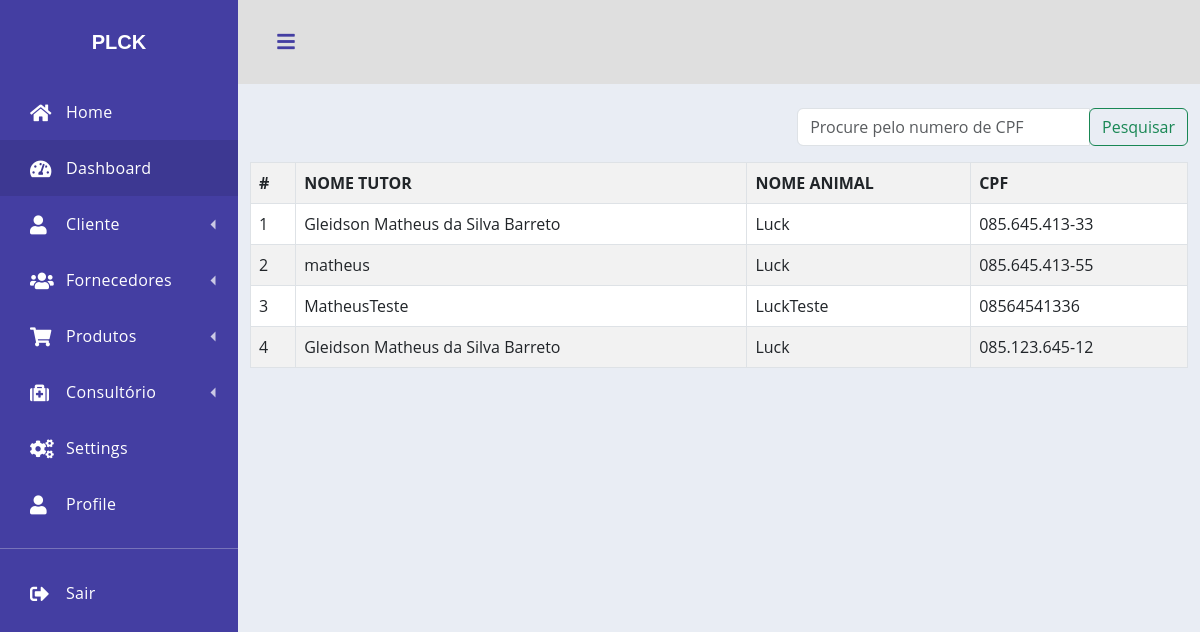
Page /Views?page=listarCliente (signed in) on the committed database.
### tables this page shows
CREATE TABLE `cliente` (
  `id` int(11) NOT NULL,
  `nomeTutor` char(100) DEFAULT NULL,
  `nomeAnimal` char(100) DEFAULT NULL,
  `email` char(100) DEFAULT NULL,
  `cpf` char(20) DEFAULT NULL,
  `endereco` char(100) DEFAULT NULL,
  `dataNascimento` char(100) DEFAULT NULL,
  `sexoAnimal` char(50) DEFAULT NULL,
  `especie` char(50) DEFAULT NULL,
  `pelagem` char(100) DEFAULT NULL
);

### Views/clientes/listarCliente.php (the view, shortened to what this page needs)
<!DOCTYPE html>
<head>
</head>
<body>
    <div class="container">
        <?php
            $paginaAtual = isset($_GET['pagina']) ? $_GET['pagina'] : 1;
            $resultadosPorPagina = 50;
            $offset = ($paginaAtual - 1) * $resultadosPorPagina;
            $sql = "SELECT nomeTutor, nomeAnimal, cpf FROM cliente LIMIT $offset, $resultadosPorPagina";
            $stmt = $conn->query($sql);
            print "<br>";
            print "<div class='d-flex justify-content-end'>";
            print "<div class='col-md-5'>";
            print "<div class='input-group'>";
            print "<input class='form-control' type='text' placeholder='Procure pelo numero de CPF'>";
            print "<div class='input-group-append'>";
            print "<button class='btn btn-outline-success' type='submit'>Pesquisar</button>";
            print "</div>";
            print "</div>";
            print "</div>";
            print "</div>";
            if ($stmt->rowCount() > 0) {
                print "<table class='table table-hover table-striped table-bordered mt-3'>";
                print "<tr>";
                print "<th>#</th>";
                print "<th>NOME TUTOR</th>";
                print "<th>NOME ANIMAL</th>";
                print "<th>CPF</th>";
                print "</tr>";
                $index = $offset;
                while ($row = $stmt->fetch(PDO::FETCH_ASSOC)) {
                    $nomeTutor = $row['nomeTutor'];
                    $nomeAnimal = $row['nomeAnimal'];
                    $cpf = $row['cpf'];
                    print "<tr>";
                    print "<td>".++$index."</td>";
                    print "<td>".$nomeTutor."</td>";
                    print "<td>".$nomeAnimal."</td>";
                    print "<td>".$cpf."</td>";
                    print "</tr>";
                }
                print("</table>");
            } else {
                print "<p class='alert alert-danger mt-5'>Nenhum cadastro foi encontrado!</p>";
            }
        ?>
    </div>
</body>
</html>

### Views/index.php (shortened to what this page needs)
<!DOCTYPE html>
<head>
    <link rel="stylesheet" href="https://cdnjs.cloudflare.com/ajax/libs/font-awesome/5.15.3/css/all.min.css">
    <link rel="stylesheet" href="https://cdn.jsdelivr.net/npm/bootstrap@5.3.0/dist/css/bootstrap.min.css">
</head>
<body>
    <div class='dashboard'>
        <div class="dashboard-nav">
            <header><a href="#!" class="menu-toggle"><i class="fas fa-bars"></i></a><a href="#" class="brand-logo"><span>PLCK</span></a></header>
            <nav class="dashboard-nav-list">
                <a href="#" class="dashboard-nav-item"><i class="fas fa-home"></i> Home </a>
                <a href="#" class="dashboard-nav-item active"><i class="fas fa-tachometer-alt"></i> Dashboard</a>
                <div class='dashboard-nav-dropdown'>
                    <a href="#!" class="dashboard-nav-item dashboard-nav-dropdown-toggle"><i class="fas fa-user"></i> Cliente </a>
                </div>
                <div class='dashboard-nav-dropdown'>
                    <a href="#!" class="dashboard-nav-item dashboard-nav-dropdown-toggle"><i class="fas fa-users"></i> Fornecedores </a>
                </div>
                <div class='dashboard-nav-dropdown'>
                    <a href="#!" class="dashboard-nav-item dashboard-nav-dropdown-toggle"><i class="fas fa-shopping-cart"></i> Produtos </a>
                </div>
                <div class='dashboard-nav-dropdown'>
                    <a href="#!"class="dashboard-nav-item dashboard-nav-dropdown-toggle"><i class="fas fa-medkit"></i>Consultório </a>
                </div>
                    <a href="#" class="dashboard-nav-item"><i class="fas fa-cogs"></i> Settings </a>
                    <a href="#" class="dashboard-nav-item"><i class="fas fa-user"></i> Profile </a>
                <div class="nav-item-divider"></div>
                <a href="?page=sair" class="dashboard-nav-item"><i class="fas fa-sign-out-alt"></i> Sair </a>
            </nav>
        </div>
        <div class='dashboard-app'>
            <header class='dashboard-toolbar'><a class="menu-toggle"><i class="fas fa-bars"></i></a></header>
            <?php
                require_once 'C:\xampp\htdocs\Sistema_Clinica_Veterinaria\DataBase\config.php';
                switch (@$_REQUEST["page"]){
                case "listarCliente":
                    include("clientes/listarCliente.php");
                    break;
                }
            ?>
        </div>
    </div>
</body>
</html>

### Views/index.php (style rules this page uses)
*, *::before, *::after { -webkit-box-sizing: border-box; box-sizing: border-box; }
nav { display: block; }
body { margin: 0; font-family: "Open Sans", -apple-system, BlinkMacSystemFont, "Segoe UI", Roboto, "Helvetica Neue", Arial, sans-serif, "Apple Color Emoji", "Segoe UI Emoji", "Segoe UI Symbol", "Noto Color Emoji"; font-size: 1rem; font-weight: 400; line-height: 1.5; color: #515151; text-align: left; background-color: #e9edf4; }
a { color: #3f84fc; text-decoration: none; background-color: transparent; }
.dashboard { display: -webkit-box; display: -webkit-flex; display: -ms-flexbox; display: flex; min-height: 100vh; }
.dashboard-app { display: -webkit-box; display: -webkit-flex; display: -ms-flexbox; display: flex; -webkit-box-orient: vertical; -webkit-box-direction: normal; -webkit-flex-direction: column; -ms-flex-direction: column; flex-direction: column; -webkit-box-flex: 2; -webkit-flex-grow: 2; -ms-flex-positive: 2; flex-grow: 2; margin-top: 84px; }
.dashboard-nav { min-width: 238px; position: fixed; left: 0; top: 0; bottom: 0; overflow: auto; background-color: #373193; }
.dashboard-nav header { min-height: 84px; padding: 8px 27px; display: -webkit-box; display: -webkit-flex; display: -ms-flexbox; display: flex; -webkit-box-pack: center; -webkit-justify-content: center; -ms-flex-pack: center; justify-content: center; -webkit-box-align: center; -webkit-align-items: center; -ms-flex-align: center; align-items: center; }
.dashboard-nav a { color: #515151; }
.dashboard-nav { background-color: #443ea2; }
.dashboard-nav a { color: #fff; }
.brand-logo { font-family: "Nunito", sans-serif; font-weight: bold; font-size: 20px; display: -webkit-box; display: -webkit-flex; display: -ms-flexbox; display: flex; color: #515151; -webkit-box-align: center; -webkit-align-items: center; -ms-flex-align: center; align-items: center; }
.dashboard-nav-list { display: -webkit-box; display: -webkit-flex; display: -ms-flexbox; display: flex; -webkit-box-orient: vertical; -webkit-box-direction: normal; -webkit-flex-direction: column; -ms-flex-direction: column; flex-direction: column; }
.dashboard-nav-item { min-height: 56px; padding: 8px 20px 8px 70px; display: -webkit-box; display: -webkit-flex; display: -ms-flexbox; display: flex; -webkit-box-align: center; -webkit-align-items: center; -ms-flex-align: center; align-items: center; letter-spacing: 0.02em; transition: ease-out 0.5s; }
.dashboard-nav-item i { width: 36px; font-size: 19px; margin-left: -40px; }
.active { background: rgba(0, 0, 0, 0.1); }
.dashboard-nav-dropdown { display: -webkit-box; display: -webkit-flex; display: -ms-flexbox; display: flex; -webkit-box-orient: vertical; -webkit-box-direction: normal; -webkit-flex-direction: column; -ms-flex-direction: column; flex-direction: column; }
.dashboard-nav-dropdown-toggle:after { content: ""; margin-left: auto; display: inline-block; width: 0; height: 0; border-left: 5px solid transparent; border-right: 5px solid transparent; border-top: 5px solid rgba(81, 81, 81, 0.8); -webkit-transform: rotate(90deg); -o-transform: rotate(90deg); transform: rotate(90deg); }
.dashboard-nav .dashboard-nav-dropdown-toggle:after { border-top-color: rgba(255, 255, 255, 0.72); }
.menu-toggle { position: relative; width: 42px; height: 42px; display: -webkit-box; display: -webkit-flex; display: -ms-flexbox; display: flex; -webkit-box-align: center; -webkit-align-items: center; -ms-flex-align: center; align-items: center; -webkit-box-pack: center; -webkit-justify-content: center; -ms-flex-pack: center; justify-content: center; color: #443ea2; }
.menu-toggle i { font-size: 20px; }
.dashboard-toolbar { min-height: 84px; background-color: #dfdfdf; display: -webkit-box; display: -webkit-flex; display: -ms-flexbox; display: flex; -webkit-box-align: center; -webkit-align-items: center; -ms-flex-align: center; align-items: center; padding: 8px 27px; position: fixed; top: 0; right: 0; left: 0; z-index: 1000; }
.nav-item-divider { height: 1px; margin: 1rem 0; overflow: hidden; background-color: rgba(236, 238, 239, 0.3); }
@media (min-width: 992px) { .dashboard-app { margin-left: 238px; } }
@media (min-width: 992px) { .dashboard-toolbar { left: 238px; } }

### rows in the picture
cliente: nomeTutor "Gleidson Matheus da Silva Barreto", nomeAnimal "Luck", cpf "085.645.413-33"
cliente: nomeTutor "matheus", nomeAnimal "Luck", cpf "085.645.413-55"
cliente: nomeTutor "MatheusTeste", nomeAnimal "LuckTeste", cpf "08564541336"
cliente: nomeTutor "Gleidson Matheus da Silva Barreto", nomeAnimal "Luck", cpf "085.123.645-12"
